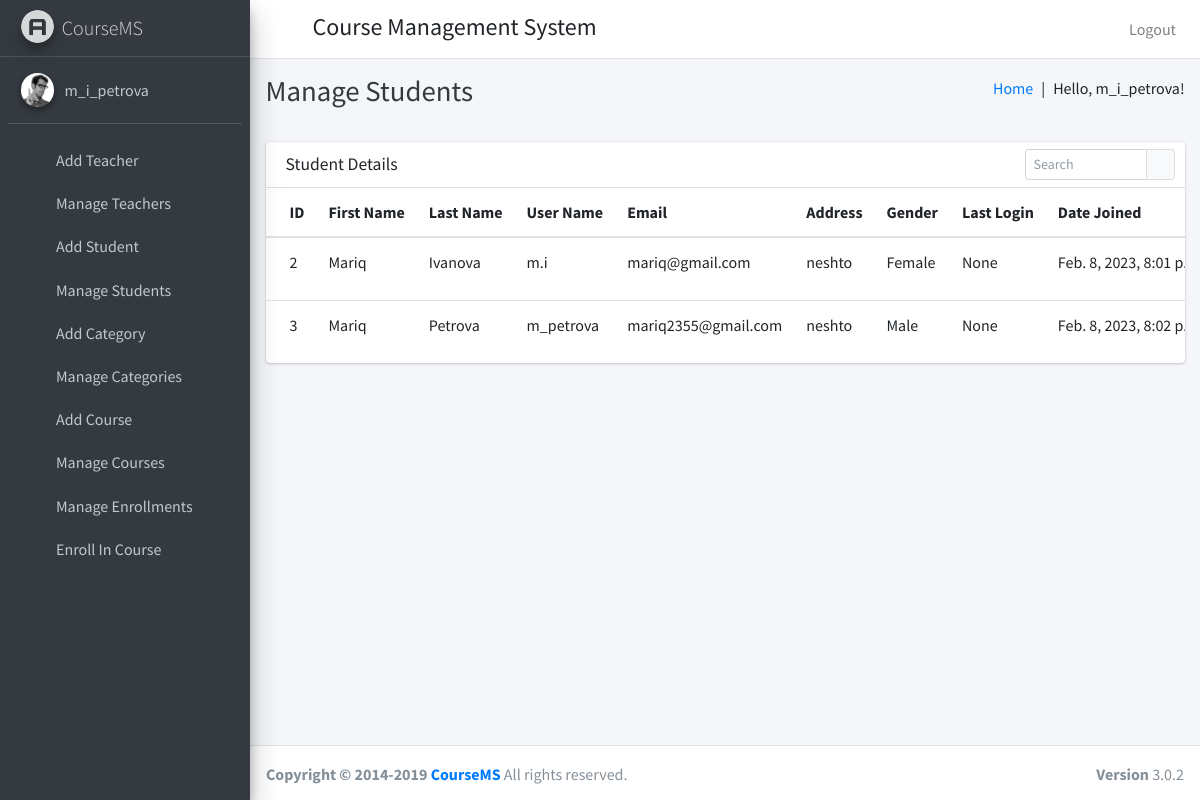
The page /manage_students (signed in) on the database its author committed.
### course/models.py (models this page shows, shortened)
class User(AbstractUser):
    USER_TYPE_SELECTION = (
        (1, "HOD"),
        (2, "Teacher"),
        (3, "Student")
    )
    user_type = models.CharField(max_length=1, choices=USER_TYPE_SELECTION, default=1)

class Student(models.Model):
    id = models.AutoField(primary_key=True)
    user = models.OneToOneField(User, on_delete=models.CASCADE)
    gender = models.CharField(max_length=6)
    address = models.TextField()

### course/HodViews.py (the view)
# urls.py: path('manage_students', HodViews.manage_students, name="manage_students"),
def manage_students(request):
    students = Student.objects.all()
    return render(request, "hod_templates/manage_students_template.html", {"students": students})

### course/templates/hod_templates/manage_students_template.html (shortened to what this page needs)
{% extends 'hod_templates/base_template.html' %}
{% block page_title %}
Manage Students
{% endblock page_title %}
{% block main_content %}
    <section class="content">
      <div class="container-fluid">
           <div class="row">
          <div class="col-12">
            <div class="card">
              <div class="card-header">
                <h3 class="card-title">Student Details</h3>
                <div class="card-tools">
                  <div class="input-group input-group-sm" style="width: 150px;">
                    <input type="text" name="table_search" class="form-control float-right" placeholder="Search">
                    <div class="input-group-append">
                      <button type="submit" class="btn btn-default"><i class="fas fa-search"></i></button>
                    </div>
                  </div>
                </div>
              </div>
              <div class="card-body table-responsive p-0">
                <table class="table table-hover text-nowrap">
                  <thead>
                    <tr>
                      <th>ID</th>
                      <th>First Name</th>
                      <th>Last Name</th>
                      <th>User Name</th>
                      <th>Email</th>
                      <th>Address</th>
                      <th>Gender</th>
                      <th>Last Login</th>
                      <th>Date Joined</th>
                    </tr>
                  </thead>
                  <tbody>
                  {% for student in students %}
                    <tr>
                      <td>{{ student.user.id }}</td>
                      <td>{{ student.user.first_name }}</td>
                      <td>{{ student.user.last_name }}</td>
                      <td>{{ student.user.username }}</td>
                      <td>{{ student.user.email }}</td>
                      <td>{{ student.address }}</td>
                      <td>{{ student.gender }}</td>
                      <td>{{ student.user.last_login }}</td>
                      <td>{{ student.user.date_joined }}</td>
                    </tr>
                  {% endfor %}
                  </tbody>
                </table>
              </div>
            </div>
          </div>
        </div>
      </div>
    </section>
{% endblock main_content %}

### course/templates/hod_templates/base_template.html (shortened to what this page needs)
{% load static %}
<!DOCTYPE html>
<html>
<head>
  <link rel="stylesheet" href="{% static "plugins/fontawesome-free/css/all.min.css" %}">
  <link rel="stylesheet" href="https://code.ionicframework.com/ionicons/2.0.1/css/ionicons.min.css">
  <link rel="stylesheet" href="{% static "plugins/tempusdominus-bootstrap-4/css/tempusdominus-bootstrap-4.min.css" %}">
  <link rel="stylesheet" href="{% static "plugins/icheck-bootstrap/icheck-bootstrap.min.css" %}">
  <link rel="stylesheet" href="{% static "plugins/jqvmap/jqvmap.min.css" %}">
  <link rel="stylesheet" href="{% static "dist/css/adminlte.min.css" %}">
  <link rel="stylesheet" href="{% static "plugins/overlayScrollbars/css/OverlayScrollbars.min.css" %}">
  <link rel="stylesheet" href="{% static "plugins/daterangepicker/daterangepicker.css" %}">
  <link rel="stylesheet" href="{% static "plugins/summernote/summernote-bs4.css" %}">
</head>
<body class="hold-transition sidebar-mini layout-fixed">
<div class="wrapper">
  <nav class="main-header navbar navbar-expand navbar-white navbar-light">
    <ul class="navbar-nav">
      <li class="nav-item">
        <a class="nav-link" data-widget="pushmenu" href="#"><i class="fas fa-bars"></i></a>
      </li>
    </ul>
    <h4 style="margin-left: 10px;margin-top: 5px;">Course Management System</h4>
    <ul class="navbar-nav ml-auto">
      <li class="nav-item">
        <a class="nav-link" href="{% url 'logout' %}">
          Logout
        </a>
      </li>
    </ul>
  </nav>
    {% include 'hod_templates/sidebar_content.html' %}
  <div class="content-wrapper">
    <div class="content-header">
      <div class="container-fluid">
        <div class="row mb-2">
          <div class="col-sm-6">
            <h1 class="m-0 text-dark">
              {% block page_title %}
              {% endblock page_title %}
            </h1>
          </div>
          <div class="col-sm-6">
            <ol class="breadcrumb float-sm-right">
              <li class="breadcrumb-item"><a href="/admin_home">Home&ensp;</a></li>
              <p>|&ensp;Hello,&nbsp;{{ user.get_username }}!</p>
            </ol>
          </div>
        </div>
      </div>
    </div>
    {% block main_content %}{% endblock main_content %}
  </div>
    {% include 'hod_templates/footer.html' %}
</div>
</body>
</html>

### course/templates/hod_templates/sidebar_content.html
{% load static %}
<aside class="main-sidebar sidebar-dark-primary elevation-4">
  <a href="/admin_home" class="brand-link">
    <img src="{% static "dist/img/AdminLTELogo.png" %}" alt="AdminLTE Logo" class="brand-image img-circle elevation-3"
      style="opacity: .8">
    <span class="brand-text font-weight-light">CourseMS</span>
  </a>
  <div class="sidebar">
    <div class="user-panel mt-3 pb-3 mb-3 d-flex">
      <div class="image">
        <img src="{% static "dist/img/user2-160x160.jpg" %}" class="img-circle elevation-2" alt="User Image">
      </div>
      <div class="info">
        <a href="#" class="d-block">{{ user.get_username }}</a>
      </div>
    </div>
    <nav class="mt-2">
      <ul class="nav nav-pills nav-sidebar flex-column" data-widget="treeview" role="menu" data-accordion="false">
        <li class="nav-item">
          <a href="/add_teacher" class="nav-link">
            <i class="nav-icon fas fa-th"></i>
            <p>
              Add Teacher
            </p>
          </a>
        </li>
        <li class="nav-item">
          <a href="/manage_teachers" class="nav-link">
            <i class="nav-icon fas fa-th"></i>
            <p>
              Manage Teachers
            </p>
          </a>
        </li>
        <li class="nav-item">
          <a href="/add_student" class="nav-link">
            <i class="nav-icon fas fa-th"></i>
            <p>
              Add Student
            </p>
          </a>
        </li>
        <li class="nav-item">
          <a href="/manage_students" class="nav-link">
            <i class="nav-icon fas fa-th"></i>
            <p>
              Manage Students
            </p>
          </a>
        </li>
        <li class="nav-item">
          <a href="/add_category" class="nav-link">
            <i class="nav-icon fas fa-th"></i>
            <p>
              Add Category
            </p>
          </a>
        </li>
        <li class="nav-item">
          <a href="/manage_categories" class="nav-link">
            <i class="nav-icon fas fa-th"></i>
            <p>
              Manage Categories
            </p>
          </a>
        </li>
        <li class="nav-item">
          <a href="/add_course" class="nav-link">
            <i class="nav-icon fas fa-th"></i>
            <p>
              Add Course
            </p>
          </a>
        </li>
        <li class="nav-item">
          <a href="/manage_courses" class="nav-link">
            <i class="nav-icon fas fa-th"></i>
            <p>
              Manage Courses
            </p>
          </a>
        </li>
        <li class="nav-item">
          <a href="/manage_enrollments" class="nav-link">
            <i class="nav-icon fas fa-th"></i>
            <p>
              Manage Enrollments
            </p>
          </a>
        </li>
        <li class="nav-item">
          <a href="/enrollment" class="nav-link">
            <i class="nav-icon fas fa-th"></i>
            <p>
              Enroll In Course
            </p>
          </a>
        </li>
      </ul>
    </nav>
  </div>
</aside>

### rows shown on the page
User: get_username "m_i_petrova"
Student: user.id "2", user.first_name "Mariq", user.last_name "Ivanova", user.username "m.i", user.email "mariq@gmail.com", address "neshto", gender "Female", user.last_login "None", user.date_joined "Feb. 8, 2023, 8:01…"
Student: user.id "3", user.first_name "Mariq", user.last_name "Petrova", user.username "m_petrova", user.email "mariq2355@gmail.com", address "neshto", gender "Male", user.last_login "None", user.date_joined "Feb. 8, 2023, 8:02…"
